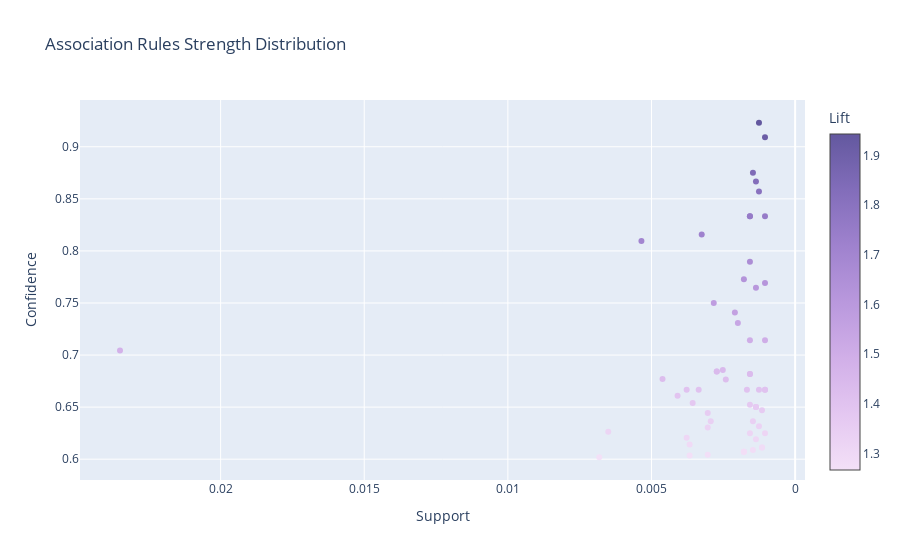
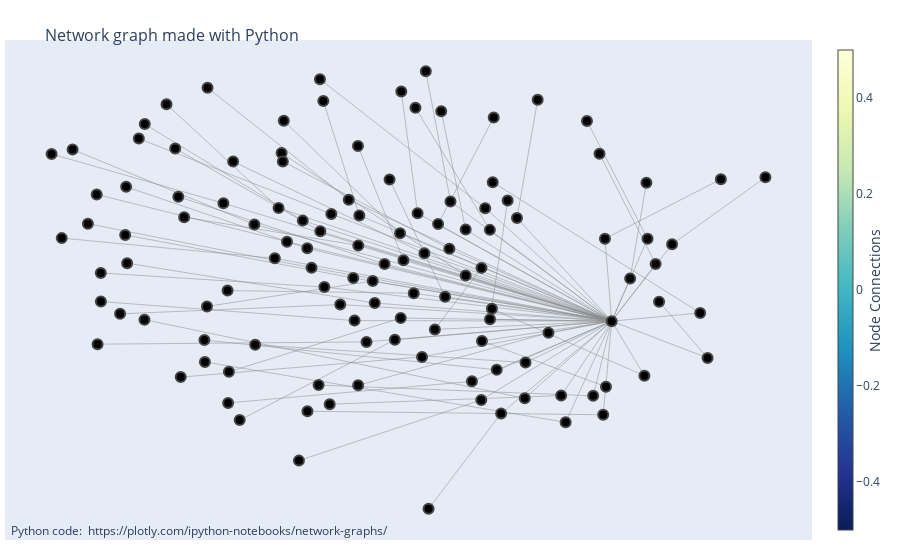

Source (notebook cell) for these figures, in order:
### Code cell
start = time.time()
freqItemSet, rules = apriori(transactions, minSup=min_sup, minConf=0.6)
times['apriori'] = time.time() - start
output_apriori(rules)

### Figure 1 — Plotly figure (JSON) as saved in the notebook; plotly's stock layout.template omitted (floating-point values rounded to 4 significant figures)
{"data": [{"marker": {"color": [1.267, 1.27, 1.272, 1.278, 1.278, 1.278, 1.281, 1.286, 1.286, 1.292, 1.303, 1.306, 1.316, 1.316, 1.318, 1.327, 1.329, 1.339, 1.339, 1.356, 1.362, 1.368, 1.368, 1.368, 1.373, 1.376, 1.391, 1.403, 1.403, 1.403, 1.403, 1.403, 1.403, 1.424, 1.425, 1.435, 1.435, 1.44, 1.44, 1.443, 1.483, 1.504, 1.504, 1.538, 1.559, 1.579, 1.61, 1.619, 1.627, 1.662, 1.704, 1.717, 1.754, 1.754, 1.754, 1.804, 1.824, 1.842, 1.914, 1.943], "colorbar": {"title": {"text": "Lift"}}, "colorscale": [[0.0, "rgb(243, 224, 247)"], [0.1667, "rgb(228, 199, 241)"], [0.3333, "rgb(209, 175, 232)"], [0.5, "rgb(185, 152, 221)"], [0.6667, "rgb(159, 130, 206)"], [0.8333, "rgb(130, 109, 186)"], [1.0, "rgb(99, 88, 159)"]]}, "mode": "markers", "text": ["['Cake, Hot chocolate'] => ['Coffee'], Lift: 1.266839664310954", "['Cookies, Juice'] => ['Coffee'], Lift: 1.2701999817229195", "['Bakewell'] => ['Coffee'], Lift: 1.2717121245583036", "['Granola'] => ['Coffee'], Lift: 1.2779767163048965", "['Scone, Hot chocolate'] => ['Coffee'], Lift: 1.2779767163048965", "['Cookies, Pastry'] => ['Coffee'], Lift: 1.2779767163048965", "['NONE, Brownie'] => ['Coffee'], Lift: 1.2812451989552927", "['Medialuna, Toast'] => ['Coffee'], Lift: 1.2863295053003534", "['NONE, Alfajores'] => ['Coffee'], Lift: 1.2863295053003534", "['Cookies, Hot chocolate'] => ['Coffee'], Lift: 1.2924841919285848", "['Muffin, NONE'] => ['Coffee'], Lift: 1.3030350832912672", "['NONE, Hot chocolate'] => ['Coffee'], Lift: 1.3064914097721458", "['Soup, NONE'] => ['Coffee'], Lift: 1.3155642667844525", "['Cookies, Brownie'] => ['Coffee'], Lift: 1.315564266784452", "['Salad'] => ['Coffee'], Lift: 1.3182219723739157", "['Tartine'] => ['Coffee'], Lift: 1.3270039560608387", "['Scone, Juice'] => ['Coffee'], Lift: 1.3294123116979728", "['Pastry, NONE'] => ['Coffee'], Lift: 1.3394836170896243", "['Sandwich, Brownie'] => ['Coffee'], Lift: 1.3394836170896243", "['Hot chocolate, Medialuna'] => ['Coffee'], Lift: 1.3564929328621906", "['Tea, Keeping It Local'] => ['Coffee'], Lift: 1.3619959467886094", "['Juice, Jammie Dodgers'] => ['Coffee'], Lift: 1.3681868374558304", "['Sandwich, Medialuna'] => ['Coffee'], Lift: 1.3681868374558304", "['Muffin, Sandwich'] => ['Coffee'], Lift: 1.3681868374558304", "['Cookies, Alfajores'] => ['Coffee'], Lift: 1.3727627131663849", "['Soup, Sandwich'] => ['Coffee'], Lift: 1.3762826175591194", "['Juice, NONE'] => ['Coffee'], Lift: 1.391376444870336", "['Sandwich, Spanish Brunch'] => ['Coffee'], Lift: 1.403268551236749", "['Cookies, Medialuna'] => ['Coffee'], Lift: 1.403268551236749", "['Smoothies, Cake'] => ['Coffee'], Lift: 1.4032685512367493", "['NONE, Cake'] => ['Coffee'], Lift: 1.403268551236749", "['Pastry, Hot chocolate'] => ['Coffee'], Lift: 1.403268551236749", "['Pastry, Bread, Hot chocolate'] => ['Coffee'], Lift: 1.4032685512367493", "['NONE, Spanish Brunch'] => ['Coffee'], Lift: 1.423904853460819", "['Cake, Sandwich'] => ['Coffee'], Lift: 1.424857298178853", "['Tiffin, Cake'] => ['Coffee'], Lift: 1.4351610183103116", "['Juice, Toast'] => ['Coffee'], Lift: 1.4351610183103116", "['Art Tray'] => ['Coffee'], Lift: 1.4401966710061374", "['NONE, Medialuna'] => ['Coffee'], Lift: 1.4401966710061374", "['Cake, Medialuna'] => ['Coffee'], Lift: 1.4433619384149419", "['Toast'] => ['Coffee'], Lift: 1.4826988465897728", "['Cake, Toast'] => ['Coffee'], Lift: 1.5035020191822313", "['Cake, Sandwich, Tea'] => ['Coffee'], Lift: 1.5035020191822313", "['Juice, Spanish Brunch'] => ['Coffee'], Lift: 1.5381982196248982", "['Cookies, NONE'] => ['Coffee'], Lift: 1.5591872791519437", "['NONE, Toast'] => ['Coffee'], Lift: 1.578677120141343", "['NONE, Extra Salami or Feta'] => ['Coffee'], Lift: 1.6096315734774476", "['Salad, Cake'] => ['Coffee'], Lift: 1.6191560206577875", "['Juice, Pastry'] => ['Coffee'], Lift: 1.6265158207516865", "['Cookies, Scone'] => ['Coffee'], Lift: 1.661765389622466", "['Keeping It Local'] => ['Coffee'], Lift: 1.7039689550731953", "['Extra Salami or Feta'] => ['Coffee'], Lift: 1.7171575692765482", "['Salad, Sandwich'] => ['Coffee'], Lift: 1.7540856890459364", "['Vegan mincepie, Cake'] => ['Coffee'], Lift: 1.7540856890459364", "['Scone, NONE'] => ['Coffee'], Lift: 1.7540856890459364", "['Sandwich, Hearty & Seasonal'] => ['Coffee'], Lift: 1.8042024230186773", "['Pastry, Toast'] => ['Coffee'], Lift: 1.824249116607774", "['Salad, Extra Salami or Feta'] => ['Coffee'], Lift: 1.8417899734982335", "['Medialuna, NONE, Hot chocolate'] => ['Coffee'], Lift: 1.913548024413749", "['Tartine, NONE'] => ['Coffee'], Lift: 1.942987224789345"], "x": [0.00682, 0.003672, 0.003043, 0.001784, 0.001784, 0.001784, 0.001469, 0.001154, 0.001154, 0.003672, 0.001364, 0.003777, 0.001049, 0.001574, 0.006505, 0.003043, 0.001259, 0.002938, 0.001469, 0.003043, 0.001154, 0.001364, 0.001364, 0.001364, 0.001574, 0.003567, 0.004092, 0.001259, 0.001679, 0.001049, 0.003357, 0.003777, 0.001049, 0.002413, 0.004617, 0.001574, 0.001574, 0.002728, 0.002728, 0.002518, 0.0235, 0.001574, 0.001049, 0.001993, 0.002098, 0.002833, 0.001364, 0.001049, 0.001784, 0.001574, 0.005351, 0.003253, 0.001574, 0.001049, 0.001574, 0.001259, 0.001364, 0.001469, 0.001049, 0.001259], "y": [0.6019, 0.6034, 0.6042, 0.6071, 0.6071, 0.6071, 0.6087, 0.6111, 0.6111, 0.614, 0.619, 0.6207, 0.625, 0.625, 0.6263, 0.6304, 0.6316, 0.6364, 0.6364, 0.6444, 0.6471, 0.65, 0.65, 0.65, 0.6522, 0.6538, 0.661, 0.6667, 0.6667, 0.6667, 0.6667, 0.6667, 0.6667, 0.6765, 0.6769, 0.6818, 0.6818, 0.6842, 0.6842, 0.6857, 0.7044, 0.7143, 0.7143, 0.7308, 0.7407, 0.75, 0.7647, 0.7692, 0.7727, 0.7895, 0.8095, 0.8158, 0.8333, 0.8333, 0.8333, 0.8571, 0.8667, 0.875, 0.9091, 0.9231], "type": "scatter"}], "layout": {"xaxis": {"title": {"text": "Support"}, "autorange": "reversed"}, "title": {"text": "Association Rules Strength Distribution"}, "yaxis": {"title": {"text": "Confidence"}}}}

### Figure 2 — Plotly figure (JSON) as saved in the notebook; plotly's stock layout.template omitted (floating-point values rounded to 4 significant figures; data arrays with more than 128 entries replaced by an {"elided": "..."} marker saying what was removed)
{"data": [{"hoverinfo": "none", "line": {"color": "#888", "width": 0.5}, "mode": "lines", "x": {"elided": "360 float values"}, "y": {"elided": "360 float values"}, "type": "scatter"}, {"hoverinfo": "text", "marker": {"color": [], "colorbar": {"thickness": 15, "title": {"side": "right", "text": "Node Connections"}, "xanchor": "left"}, "colorscale": [[0.0, "rgb(255,255,217)"], [0.125, "rgb(237,248,177)"], [0.25, "rgb(199,233,180)"], [0.375, "rgb(127,205,187)"], [0.5, "rgb(65,182,196)"], [0.625, "rgb(29,145,192)"], [0.75, "rgb(34,94,168)"], [0.875, "rgb(37,52,148)"], [1.0, "rgb(8,29,88)"]], "line": {"width": 2}, "reversescale": true, "showscale": true, "size": 10}, "mode": "markers", "text": ["0", "Cake, Hot chocolate", "Coffee", "1", "Cookies, Juice", "2", "Bakewell", "3", "Granola", "4", "Scone, Hot chocolate", "5", "Cookies, Pastry", "6", "NONE, Brownie", "7", "Medialuna, Toast", "8", "NONE, Alfajores", "9", "Cookies, Hot chocolate", "10", "Muffin, NONE", "11", "NONE, Hot chocolate", "12", "Soup, NONE", "13", "Cookies, Brownie", "14", "Salad", "15", "Tartine", "16", "Scone, Juice", "17", "Pastry, NONE", "18", "Sandwich, Brownie", "19", "Hot chocolate, Medialuna", "20", "Tea, Keeping It Local", "21", "Juice, Jammie Dodgers", "22", "Sandwich, Medialuna", "23", "Muffin, Sandwich", "24", "Cookies, Alfajores", "25", "Soup, Sandwich", "26", "Juice, NONE", "27", "Sandwich, Spanish Brunch", "28", "Cookies, Medialuna", "29", "Smoothies, Cake", "30", "NONE, Cake", "31", "Pastry, Hot chocolate", "32", "Pastry, Bread, Hot chocolate", "33", "NONE, Spanish Brunch", "34", "Cake, Sandwich", "35", "Tiffin, Cake", "36", "Juice, Toast", "37", "Art Tray", "38", "NONE, Medialuna", "39", "Cake, Medialuna", "40", "Toast", "41", "Cake, Toast", "42", "Cake, Sandwich, Tea", "43", "Juice, Spanish Brunch", "44", "Cookies, NONE", "45", "NONE, Toast", "46", "NONE, Extra Salami or Feta", "47", "Salad, Cake", "48", "Juice, Pastry", "49", "Cookies, Scone", "50", "Keeping It Local", "51", "Extra Salami or Feta", "52", "Salad, Sandwich", "53", "Vegan mincepie, Cake", "54", "Scone, NONE", "55", "Sandwich, Hearty & Seasonal", "56", "Pastry, Toast", "57", "Salad, Extra Salami or Feta", "58", "Medialuna, NONE, Hot chocolate", "59", "Tartine, NONE"], "x": [-0.2663, -0.8163, 0.6033, -0.0509, -0.5004, -0.1384, -0.7155, 0.5555, -0.1533, 0.4728, -0.1247, 0.1022, 0.06016, 0.44, -0.0512, 0.2888, 0.09672, -0.1825, -0.6501, 0.6958, 0.5395, -0.1715, -0.7488, -0.01362, -0.4415, 0.01694, -0.5154, 0.2666, -0.2041, -0.1205, -0.6174, 0.1871, 0.1235, 0.3178, 0.1305, 0.3588, 0.4122, 0.3808, -0.317, 0.05872, -0.3848, 0.6508, 0.6929, 0.3789, -0.6028, 0.06573, -0.05173, 0.8317, 0.2962, -0.0605, -0.7153, -0.319, -0.7883, 0.5858, 0.8851, -0.2349, -0.7261, 0.7591, 1.0, 0.1198, -0.3739, 0.5812, -0.1821, 0.1468, 0.2672, 0.2263, -0.2489, 0.2684, 0.5885, -0.1488, -0.5234, -0.2567, -0.5459, -0.07554, -0.44, 0.2767, -0.1498, -0.02967, -0.7239, -0.1941, -0.6021, 0.2263, 0.1633, 0.04349, -0.357, -0.3991, -0.8425, 0.3065, -0.4481, 0.7166, 0.5718, 0.6877, 0.294, 0.2425, -0.3869, -0.06388, -0.6526, 0.1732, 0.02982, 0.1842, -0.2456, -0.0974, -0.6657, 0.1551, 0.2987, 0.2891, 0.3347, -0.008446, -0.6475, 0.09224, -0.3883, 0.05687, -0.2432, 0.1137, -0.5092, -0.04816, -0.1411, 0.4843, -0.4468, 0.8507, 0.7256], "y": [0.017, 0.0905, -0.2122, 0.064, 0.167, -0.0879, -0.03653, -0.4846, -0.4452, -0.4836, -0.515, 0.1813, 0.6251, -0.2549, -0.4461, 0.1206, 0.5654, 0.05336, 0.2776, 0.08794, 0.5175, -0.0176, 0.1432, -0.06608, -0.1585, -0.004103, 0.2415, -0.4995, -0.7207, 0.1786, 0.4533, 0.224, 0.6988, -0.5485, -0.8962, 0.1637, 0.5946, -0.3633, -0.2982, -0.2009, -0.397, -0.05685, 0.2923, -0.4933, -0.207, 0.01016, 0.4261, -0.1824, 0.2945, -0.2102, -0.1408, 0.1401, 0.4136, 0.08849, 0.3053, 0.0776, 0.2496, 0.0678, 0.3123, 0.03494, 0.3699, -0.5535, -0.5407, -0.2423, -0.01801, -0.0461, 0.4008, -0.2847, -0.4513, 0.1153, 0.4172, 0.2007, 0.5786, 0.2304, 0.6384, 0.1996, 0.6697, -0.2879, -0.2962, 0.1543, 0.5063, 0.1218, 0.5529, -0.2801, -0.573, 0.2177, 0.3972, -0.3897, -0.2813, -0.003509, 0.3977, -0.4114, -0.1674, -0.4317, -0.5103, -0.05469, 0.1022, -0.1236, 0.3045, 0.0515, 0.37, -0.1518, -0.1856, 0.1416, 0.5303, -0.2056, 0.2277, -0.1461, -0.0007907, -0.1104, -0.1008, 0.1079, 0.5186, -0.3425, -0.4162, 0.1733, 0.5902, -0.581, -0.361, -0.3463, -0.1413], "type": "scatter"}], "layout": {"annotations": [{"showarrow": false, "text": "Python code: <a href='https://plotly.com/ipython-notebooks/network-graphs/'> https://plotly.com/ipython-notebooks/network-graphs/</a>", "x": 0.005, "xref": "paper", "y": -0.002, "yref": "paper"}], "hovermode": "closest", "margin": {"b": 20, "l": 5, "r": 5, "t": 40}, "showlegend": false, "title": {"font": {"size": 16}, "text": "<br>Network graph made with Python"}, "xaxis": {"showgrid": false, "showticklabels": false, "zeroline": false}, "yaxis": {"showgrid": false, "showticklabels": false, "zeroline": false}}}
